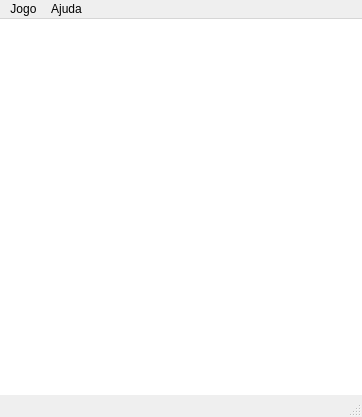
<?xml version="1.0" encoding="UTF-8"?>
<ui version="4.0">
 <class>DotsAndBoxes</class>
 <widget class="QMainWindow" name="DotsAndBoxes">
  <property name="geometry">
   <rect>
    <x>0</x>
    <y>0</y>
    <width>362</width>
    <height>417</height>
   </rect>
  </property>
  <property name="windowTitle">
   <string>DotsAndBoxes</string>
  </property>
  <widget class="QWidget" name="centralWidget">
   <property name="styleSheet">
    <string notr="true">background-color: white;</string>
   </property>
   <layout class="QVBoxLayout" name="verticalLayout">
    <property name="spacing">
     <number>0</number>
    </property>
    <property name="leftMargin">
     <number>15</number>
    </property>
    <property name="topMargin">
     <number>15</number>
    </property>
    <property name="rightMargin">
     <number>15</number>
    </property>
    <property name="bottomMargin">
     <number>15</number>
    </property>
    <item>
     <layout class="QHBoxLayout" name="line0">
      <property name="spacing">
       <number>0</number>
      </property>
      <item>
       <widget class="QLabel" name="dot00">
        <property name="minimumSize">
         <size>
          <width>15</width>
          <height>15</height>
         </size>
        </property>
        <property name="maximumSize">
         <size>
          <width>15</width>
          <height>15</height>
         </size>
        </property>
        <property name="text">
         <string/>
        </property>
        <property name="pixmap">
         <pixmap resource="DotsAndBoxes.qrc">:/dot</pixmap>
        </property>
        <property name="scaledContents">
         <bool>true</bool>
        </property>
       </widget>
      </item>
      <item>
       <widget class="LineButton" name="line00">
        <property name="minimumSize">
         <size>
          <width>90</width>
          <height>15</height>
         </size>
        </property>
        <property name="maximumSize">
         <size>
          <width>90</width>
          <height>15</height>
         </size>
        </property>
        <property name="text">
         <string/>
        </property>
        <property name="flat">
         <bool>true</bool>
        </property>
        <property name="mode" stdset="0">
         <number>1</number>
        </property>
       </widget>
      </item>
      <item>
       <widget class="QLabel" name="dot01">
        <property name="minimumSize">
         <size>
          <width>15</width>
          <height>15</height>
         </size>
        </property>
        <property name="maximumSize">
         <size>
          <width>15</width>
          <height>15</height>
         </size>
        </property>
        <property name="text">
         <string/>
        </property>
        <property name="pixmap">
         <pixmap resource="DotsAndBoxes.qrc">:/dot</pixmap>
        </property>
        <property name="scaledContents">
         <bool>true</bool>
        </property>
       </widget>
      </item>
      <item>
       <widget class="LineButton" name="line01">
        <property name="minimumSize">
         <size>
          <width>90</width>
          <height>15</height>
         </size>
        </property>
        <property name="maximumSize">
         <size>
          <width>90</width>
          <height>15</height>
         </size>
        </property>
        <property name="text">
         <string/>
        </property>
        <property name="flat">
         <bool>true</bool>
        </property>
        <property name="mode" stdset="0">
         <number>1</number>
        </property>
       </widget>
      </item>
      <item>
       <widget class="QLabel" name="dot02">
        <property name="minimumSize">
         <size>
          <width>15</width>
          <height>15</height>
         </size>
        </property>
        <property name="maximumSize">
         <size>
          <width>15</width>
          <height>15</height>
         </size>
        </property>
        <property name="text">
         <string/>
        </property>
        <property name="pixmap">
         <pixmap resource="DotsAndBoxes.qrc">:/dot</pixmap>
        </property>
        <property name="scaledContents">
         <bool>true</bool>
        </property>
       </widget>
      </item>
      <item>
       <widget class="LineButton" name="line02">
        <property name="minimumSize">
         <size>
          <width>90</width>
          <height>15</height>
         </size>
        </property>
        <property name="maximumSize">
         <size>
          <width>90</width>
          <height>15</height>
         </size>
        </property>
        <property name="text">
         <string/>
        </property>
        <property name="flat">
         <bool>true</bool>
        </property>
        <property name="mode" stdset="0">
         <number>1</number>
        </property>
       </widget>
      </item>
      <item>
       <widget class="QLabel" name="dot03">
        <property name="minimumSize">
         <size>
          <width>15</width>
          <height>15</height>
         </size>
        </property>
        <property name="maximumSize">
         <size>
          <width>15</width>
          <height>15</height>
         </size>
        </property>
        <property name="text">
         <string/>
        </property>
        <property name="pixmap">
         <pixmap resource="DotsAndBoxes.qrc">:/dot</pixmap>
        </property>
        <property name="scaledContents">
         <bool>true</bool>
        </property>
       </widget>
      </item>
     </layout>
    </item>
    <item>
     <layout class="QHBoxLayout" name="line1">
      <property name="spacing">
       <number>0</number>
      </property>
      <item>
       <widget class="LineButton" name="line10">
        <property name="minimumSize">
         <size>
          <width>15</width>
          <height>90</height>
         </size>
        </property>
        <property name="maximumSize">
         <size>
          <width>15</width>
          <height>90</height>
         </size>
        </property>
        <property name="text">
         <string/>
        </property>
        <property name="iconSize">
         <size>
          <width>500</width>
          <height>15</height>
         </size>
        </property>
        <property name="flat">
         <bool>true</bool>
        </property>
        <property name="mode" stdset="0">
         <number>2</number>
        </property>
       </widget>
      </item>
      <item>
       <widget class="BoxLabel" name="box11">
        <property name="minimumSize">
         <size>
          <width>90</width>
          <height>90</height>
         </size>
        </property>
        <property name="maximumSize">
         <size>
          <width>90</width>
          <height>90</height>
         </size>
        </property>
        <property name="font">
         <font>
          <pointsize>18</pointsize>
          <weight>75</weight>
          <bold>true</bold>
         </font>
        </property>
        <property name="text">
         <string/>
        </property>
        <property name="alignment">
         <set>Qt::AlignCenter</set>
        </property>
       </widget>
      </item>
      <item>
       <widget class="LineButton" name="line11">
        <property name="minimumSize">
         <size>
          <width>15</width>
          <height>90</height>
         </size>
        </property>
        <property name="maximumSize">
         <size>
          <width>15</width>
          <height>90</height>
         </size>
        </property>
        <property name="text">
         <string/>
        </property>
        <property name="iconSize">
         <size>
          <width>500</width>
          <height>15</height>
         </size>
        </property>
        <property name="flat">
         <bool>true</bool>
        </property>
        <property name="mode" stdset="0">
         <number>2</number>
        </property>
       </widget>
      </item>
      <item>
       <widget class="BoxLabel" name="box12">
        <property name="minimumSize">
         <size>
          <width>90</width>
          <height>90</height>
         </size>
        </property>
        <property name="maximumSize">
         <size>
          <width>90</width>
          <height>90</height>
         </size>
        </property>
        <property name="font">
         <font>
          <pointsize>18</pointsize>
          <weight>75</weight>
          <bold>true</bold>
         </font>
        </property>
        <property name="text">
         <string/>
        </property>
        <property name="alignment">
         <set>Qt::AlignCenter</set>
        </property>
       </widget>
      </item>
      <item>
       <widget class="LineButton" name="line12">
        <property name="minimumSize">
         <size>
          <width>15</width>
          <height>90</height>
         </size>
        </property>
        <property name="maximumSize">
         <size>
          <width>15</width>
          <height>90</height>
         </size>
        </property>
        <property name="text">
         <string/>
        </property>
        <property name="iconSize">
         <size>
          <width>500</width>
          <height>15</height>
         </size>
        </property>
        <property name="flat">
         <bool>true</bool>
        </property>
        <property name="mode" stdset="0">
         <number>2</number>
        </property>
       </widget>
      </item>
      <item>
       <widget class="BoxLabel" name="box13">
        <property name="minimumSize">
         <size>
          <width>90</width>
          <height>90</height>
         </size>
        </property>
        <property name="maximumSize">
         <size>
          <width>90</width>
          <height>90</height>
         </size>
        </property>
        <property name="font">
         <font>
          <pointsize>18</pointsize>
          <weight>75</weight>
          <bold>true</bold>
         </font>
        </property>
        <property name="text">
         <string/>
        </property>
        <property name="alignment">
         <set>Qt::AlignCenter</set>
        </property>
       </widget>
      </item>
      <item>
       <widget class="LineButton" name="line13">
        <property name="minimumSize">
         <size>
          <width>15</width>
          <height>90</height>
         </size>
        </property>
        <property name="maximumSize">
         <size>
          <width>15</width>
          <height>90</height>
         </size>
        </property>
        <property name="text">
         <string/>
        </property>
        <property name="iconSize">
         <size>
          <width>500</width>
          <height>15</height>
         </size>
        </property>
        <property name="flat">
         <bool>true</bool>
        </property>
        <property name="mode" stdset="0">
         <number>2</number>
        </property>
       </widget>
      </item>
     </layout>
    </item>
    <item>
     <layout class="QHBoxLayout" name="line2">
      <property name="spacing">
       <number>0</number>
      </property>
      <item>
       <widget class="QLabel" name="dot20">
        <property name="minimumSize">
         <size>
          <width>15</width>
          <height>15</height>
         </size>
        </property>
        <property name="maximumSize">
         <size>
          <width>15</width>
          <height>15</height>
         </size>
        </property>
        <property name="text">
         <string/>
        </property>
        <property name="pixmap">
         <pixmap resource="DotsAndBoxes.qrc">:/dot</pixmap>
        </property>
        <property name="scaledContents">
         <bool>true</bool>
        </property>
       </widget>
      </item>
      <item>
       <widget class="LineButton" name="line20">
        <property name="minimumSize">
         <size>
          <width>90</width>
          <height>15</height>
         </size>
        </property>
        <property name="maximumSize">
         <size>
          <width>90</width>
          <height>15</height>
         </size>
        </property>
        <property name="text">
         <string/>
        </property>
        <property name="flat">
         <bool>true</bool>
        </property>
        <property name="mode" stdset="0">
         <number>1</number>
        </property>
       </widget>
      </item>
      <item>
       <widget class="QLabel" name="dot21">
        <property name="minimumSize">
         <size>
          <width>15</width>
          <height>15</height>
         </size>
        </property>
        <property name="maximumSize">
         <size>
          <width>15</width>
          <height>15</height>
         </size>
        </property>
        <property name="text">
         <string/>
        </property>
        <property name="pixmap">
         <pixmap resource="DotsAndBoxes.qrc">:/dot</pixmap>
        </property>
        <property name="scaledContents">
         <bool>true</bool>
        </property>
       </widget>
      </item>
      <item>
       <widget class="LineButton" name="line21">
        <property name="minimumSize">
         <size>
          <width>90</width>
          <height>15</height>
         </size>
        </property>
        <property name="maximumSize">
         <size>
          <width>90</width>
          <height>15</height>
         </size>
        </property>
        <property name="text">
         <string/>
        </property>
        <property name="flat">
         <bool>true</bool>
        </property>
        <property name="mode" stdset="0">
         <number>1</number>
        </property>
       </widget>
      </item>
      <item>
       <widget class="QLabel" name="dot22">
        <property name="minimumSize">
         <size>
          <width>15</width>
          <height>15</height>
         </size>
        </property>
        <property name="maximumSize">
         <size>
          <width>15</width>
          <height>15</height>
         </size>
        </property>
        <property name="text">
         <string/>
        </property>
        <property name="pixmap">
         <pixmap resource="DotsAndBoxes.qrc">:/dot</pixmap>
        </property>
        <property name="scaledContents">
         <bool>true</bool>
        </property>
       </widget>
      </item>
      <item>
       <widget class="LineButton" name="line22">
        <property name="minimumSize">
         <size>
          <width>90</width>
          <height>15</height>
         </size>
        </property>
        <property name="maximumSize">
         <size>
          <width>90</width>
          <height>15</height>
         </size>
        </property>
        <property name="text">
         <string/>
        </property>
        <property name="flat">
         <bool>true</bool>
        </property>
        <property name="mode" stdset="0">
         <number>1</number>
        </property>
       </widget>
      </item>
      <item>
       <widget class="QLabel" name="dot23">
        <property name="minimumSize">
         <size>
          <width>15</width>
          <height>15</height>
         </size>
        </property>
        <property name="maximumSize">
         <size>
          <width>15</width>
          <height>15</height>
         </size>
        </property>
        <property name="text">
         <string/>
        </property>
        <property name="pixmap">
         <pixmap resource="DotsAndBoxes.qrc">:/dot</pixmap>
        </property>
        <property name="scaledContents">
         <bool>true</bool>
        </property>
       </widget>
      </item>
     </layout>
    </item>
    <item>
     <layout class="QHBoxLayout" name="line3">
      <property name="spacing">
       <number>0</number>
      </property>
      <item>
       <widget class="LineButton" name="line30">
        <property name="minimumSize">
         <size>
          <width>15</width>
          <height>90</height>
         </size>
        </property>
        <property name="maximumSize">
         <size>
          <width>15</width>
          <height>90</height>
         </size>
        </property>
        <property name="text">
         <string/>
        </property>
        <property name="iconSize">
         <size>
          <width>500</width>
          <height>15</height>
         </size>
        </property>
        <property name="flat">
         <bool>true</bool>
        </property>
        <property name="mode" stdset="0">
         <number>2</number>
        </property>
       </widget>
      </item>
      <item>
       <widget class="BoxLabel" name="box31">
        <property name="minimumSize">
         <size>
          <width>90</width>
          <height>90</height>
         </size>
        </property>
        <property name="maximumSize">
         <size>
          <width>90</width>
          <height>90</height>
         </size>
        </property>
        <property name="font">
         <font>
          <pointsize>18</pointsize>
          <weight>75</weight>
          <bold>true</bold>
         </font>
        </property>
        <property name="text">
         <string/>
        </property>
        <property name="alignment">
         <set>Qt::AlignCenter</set>
        </property>
       </widget>
      </item>
      <item>
       <widget class="LineButton" name="line31">
        <property name="minimumSize">
         <size>
          <width>15</width>
          <height>90</height>
         </size>
        </property>
        <property name="maximumSize">
         <size>
          <width>15</width>
          <height>90</height>
         </size>
        </property>
        <property name="text">
         <string/>
        </property>
        <property name="iconSize">
         <size>
          <width>500</width>
          <height>15</height>
         </size>
        </property>
        <property name="flat">
         <bool>true</bool>
        </property>
        <property name="mode" stdset="0">
         <number>2</number>
        </property>
       </widget>
      </item>
      <item>
       <widget class="BoxLabel" name="box32">
        <property name="minimumSize">
         <size>
          <width>90</width>
          <height>90</height>
         </size>
        </property>
        <property name="maximumSize">
         <size>
          <width>90</width>
          <height>90</height>
         </size>
        </property>
        <property name="font">
         <font>
          <pointsize>18</pointsize>
          <weight>75</weight>
          <bold>true</bold>
         </font>
        </property>
        <property name="text">
         <string/>
        </property>
        <property name="alignment">
         <set>Qt::AlignCenter</set>
        </property>
       </widget>
      </item>
      <item>
       <widget class="LineButton" name="line32">
        <property name="minimumSize">
         <size>
          <width>15</width>
          <height>90</height>
         </size>
        </property>
        <property name="maximumSize">
         <size>
          <width>15</width>
          <height>90</height>
         </size>
        </property>
        <property name="text">
         <string/>
        </property>
        <property name="iconSize">
         <size>
          <width>500</width>
          <height>15</height>
         </size>
        </property>
        <property name="flat">
         <bool>true</bool>
        </property>
        <property name="mode" stdset="0">
         <number>2</number>
        </property>
       </widget>
      </item>
      <item>
       <widget class="BoxLabel" name="box33">
        <property name="minimumSize">
         <size>
          <width>90</width>
          <height>90</height>
         </size>
        </property>
        <property name="maximumSize">
         <size>
          <width>90</width>
          <height>90</height>
         </size>
        </property>
        <property name="font">
         <font>
          <pointsize>18</pointsize>
          <weight>75</weight>
          <bold>true</bold>
         </font>
        </property>
        <property name="text">
         <string/>
        </property>
        <property name="alignment">
         <set>Qt::AlignCenter</set>
        </property>
       </widget>
      </item>
      <item>
       <widget class="LineButton" name="line33">
        <property name="minimumSize">
         <size>
          <width>15</width>
          <height>90</height>
         </size>
        </property>
        <property name="maximumSize">
         <size>
          <width>15</width>
          <height>90</height>
         </size>
        </property>
        <property name="text">
         <string/>
        </property>
        <property name="iconSize">
         <size>
          <width>500</width>
          <height>15</height>
         </size>
        </property>
        <property name="flat">
         <bool>true</bool>
        </property>
        <property name="mode" stdset="0">
         <number>2</number>
        </property>
       </widget>
      </item>
     </layout>
    </item>
    <item>
     <layout class="QHBoxLayout" name="line4">
      <property name="spacing">
       <number>0</number>
      </property>
      <item>
       <widget class="QLabel" name="dot40">
        <property name="minimumSize">
         <size>
          <width>15</width>
          <height>15</height>
         </size>
        </property>
        <property name="maximumSize">
         <size>
          <width>15</width>
          <height>15</height>
         </size>
        </property>
        <property name="text">
         <string/>
        </property>
        <property name="pixmap">
         <pixmap resource="DotsAndBoxes.qrc">:/dot</pixmap>
        </property>
        <property name="scaledContents">
         <bool>true</bool>
        </property>
       </widget>
      </item>
      <item>
       <widget class="LineButton" name="line40">
        <property name="minimumSize">
         <size>
          <width>90</width>
          <height>15</height>
         </size>
        </property>
        <property name="maximumSize">
         <size>
          <width>90</width>
          <height>15</height>
         </size>
        </property>
        <property name="text">
         <string/>
        </property>
        <property name="flat">
         <bool>true</bool>
        </property>
        <property name="mode" stdset="0">
         <number>1</number>
        </property>
       </widget>
      </item>
      <item>
       <widget class="QLabel" name="dot41">
        <property name="minimumSize">
         <size>
          <width>15</width>
          <height>15</height>
         </size>
        </property>
        <property name="maximumSize">
         <size>
          <width>15</width>
          <height>15</height>
         </size>
        </property>
        <property name="text">
         <string/>
        </property>
        <property name="pixmap">
         <pixmap resource="DotsAndBoxes.qrc">:/dot</pixmap>
        </property>
        <property name="scaledContents">
         <bool>true</bool>
        </property>
       </widget>
      </item>
      <item>
       <widget class="LineButton" name="line41">
        <property name="minimumSize">
         <size>
          <width>90</width>
          <height>15</height>
         </size>
        </property>
        <property name="maximumSize">
         <size>
          <width>90</width>
          <height>15</height>
         </size>
        </property>
        <property name="text">
         <string/>
        </property>
        <property name="flat">
         <bool>true</bool>
        </property>
        <property name="mode" stdset="0">
         <number>1</number>
        </property>
       </widget>
      </item>
      <item>
       <widget class="QLabel" name="dot42">
        <property name="minimumSize">
         <size>
          <width>15</width>
          <height>15</height>
         </size>
        </property>
        <property name="maximumSize">
         <size>
          <width>15</width>
          <height>15</height>
         </size>
        </property>
        <property name="text">
         <string/>
        </property>
        <property name="pixmap">
         <pixmap resource="DotsAndBoxes.qrc">:/dot</pixmap>
        </property>
        <property name="scaledContents">
         <bool>true</bool>
        </property>
       </widget>
      </item>
      <item>
       <widget class="LineButton" name="line42">
        <property name="minimumSize">
         <size>
          <width>90</width>
          <height>15</height>
         </size>
        </property>
        <property name="maximumSize">
         <size>
          <width>90</width>
          <height>15</height>
         </size>
        </property>
        <property name="text">
         <string/>
        </property>
        <property name="flat">
         <bool>true</bool>
        </property>
        <property name="mode" stdset="0">
         <number>1</number>
        </property>
       </widget>
      </item>
      <item>
       <widget class="QLabel" name="dot43">
        <property name="minimumSize">
         <size>
          <width>15</width>
          <height>15</height>
         </size>
        </property>
        <property name="maximumSize">
         <size>
          <width>15</width>
          <height>15</height>
         </size>
        </property>
        <property name="text">
         <string/>
        </property>
        <property name="pixmap">
         <pixmap resource="DotsAndBoxes.qrc">:/dot</pixmap>
        </property>
        <property name="scaledContents">
         <bool>true</bool>
        </property>
       </widget>
      </item>
     </layout>
    </item>
    <item>
     <layout class="QHBoxLayout" name="line5">
      <property name="spacing">
       <number>0</number>
      </property>
      <item>
       <widget class="LineButton" name="line50">
        <property name="minimumSize">
         <size>
          <width>15</width>
          <height>90</height>
         </size>
        </property>
        <property name="maximumSize">
         <size>
          <width>15</width>
          <height>90</height>
         </size>
        </property>
        <property name="text">
         <string/>
        </property>
        <property name="iconSize">
         <size>
          <width>500</width>
          <height>15</height>
         </size>
        </property>
        <property name="flat">
         <bool>true</bool>
        </property>
        <property name="mode" stdset="0">
         <number>2</number>
        </property>
       </widget>
      </item>
      <item>
       <widget class="BoxLabel" name="box51">
        <property name="minimumSize">
         <size>
          <width>90</width>
          <height>90</height>
         </size>
        </property>
        <property name="maximumSize">
         <size>
          <width>90</width>
          <height>90</height>
         </size>
        </property>
        <property name="font">
         <font>
          <pointsize>18</pointsize>
          <weight>75</weight>
          <bold>true</bold>
         </font>
        </property>
        <property name="text">
         <string/>
        </property>
        <property name="alignment">
         <set>Qt::AlignCenter</set>
        </property>
       </widget>
      </item>
      <item>
       <widget class="LineButton" name="line51">
        <property name="minimumSize">
         <size>
          <width>15</width>
          <height>90</height>
         </size>
        </property>
        <property name="maximumSize">
         <size>
          <width>15</width>
          <height>90</height>
         </size>
        </property>
        <property name="text">
         <string/>
        </property>
        <property name="iconSize">
         <size>
          <width>500</width>
          <height>15</height>
         </size>
        </property>
        <property name="flat">
         <bool>true</bool>
        </property>
        <property name="mode" stdset="0">
         <number>2</number>
        </property>
       </widget>
      </item>
      <item>
       <widget class="BoxLabel" name="box52">
        <property name="minimumSize">
         <size>
          <width>90</width>
          <height>90</height>
         </size>
        </property>
        <property name="maximumSize">
         <size>
          <width>90</width>
          <height>90</height>
         </size>
        </property>
        <property name="font">
         <font>
          <pointsize>18</pointsize>
          <weight>75</weight>
          <bold>true</bold>
         </font>
        </property>
        <property name="text">
         <string/>
        </property>
        <property name="alignment">
         <set>Qt::AlignCenter</set>
        </property>
       </widget>
      </item>
      <item>
       <widget class="LineButton" name="line52">
        <property name="minimumSize">
         <size>
          <width>15</width>
          <height>90</height>
         </size>
        </property>
        <property name="maximumSize">
         <size>
          <width>15</width>
          <height>90</height>
         </size>
        </property>
        <property name="text">
         <string/>
        </property>
        <property name="iconSize">
         <size>
          <width>500</width>
          <height>15</height>
         </size>
        </property>
        <property name="flat">
         <bool>true</bool>
        </property>
        <property name="mode" stdset="0">
         <number>2</number>
        </property>
       </widget>
      </item>
      <item>
       <widget class="BoxLabel" name="box53">
        <property name="minimumSize">
         <size>
          <width>90</width>
          <height>90</height>
         </size>
        </property>
        <property name="maximumSize">
         <size>
          <width>90</width>
          <height>90</height>
         </size>
        </property>
        <property name="font">
         <font>
          <pointsize>18</pointsize>
          <weight>75</weight>
          <bold>true</bold>
         </font>
        </property>
        <property name="text">
         <string/>
        </property>
        <property name="alignment">
         <set>Qt::AlignCenter</set>
        </property>
       </widget>
      </item>
      <item>
       <widget class="LineButton" name="line53">
        <property name="minimumSize">
         <size>
          <width>15</width>
          <height>90</height>
         </size>
        </property>
        <property name="maximumSize">
         <size>
          <width>15</width>
          <height>90</height>
         </size>
        </property>
        <property name="text">
         <string/>
        </property>
        <property name="iconSize">
         <size>
          <width>500</width>
          <height>15</height>
         </size>
        </property>
        <property name="flat">
         <bool>true</bool>
        </property>
        <property name="mode" stdset="0">
         <number>2</number>
        </property>
       </widget>
      </item>
     </layout>
    </item>
    <item>
     <layout class="QHBoxLayout" name="line6">
      <property name="spacing">
       <number>0</number>
      </property>
      <item>
       <widget class="QLabel" name="dot60">
        <property name="minimumSize">
         <size>
          <width>15</width>
          <height>15</height>
         </size>
        </property>
        <property name="maximumSize">
         <size>
          <width>15</width>
          <height>15</height>
         </size>
        </property>
        <property name="text">
         <string/>
        </property>
        <property name="pixmap">
         <pixmap resource="DotsAndBoxes.qrc">:/dot</pixmap>
        </property>
        <property name="scaledContents">
         <bool>true</bool>
        </property>
       </widget>
      </item>
      <item>
       <widget class="LineButton" name="line60">
        <property name="minimumSize">
         <size>
          <width>90</width>
          <height>15</height>
         </size>
        </property>
        <property name="maximumSize">
         <size>
          <width>90</width>
          <height>15</height>
         </size>
        </property>
        <property name="text">
         <string/>
        </property>
        <property name="flat">
         <bool>true</bool>
        </property>
        <property name="mode" stdset="0">
         <number>1</number>
        </property>
       </widget>
      </item>
      <item>
       <widget class="QLabel" name="dot61">
        <property name="minimumSize">
         <size>
          <width>15</width>
          <height>15</height>
         </size>
        </property>
        <property name="maximumSize">
         <size>
          <width>15</width>
          <height>15</height>
         </size>
        </property>
        <property name="text">
         <string/>
        </property>
        <property name="pixmap">
         <pixmap resource="DotsAndBoxes.qrc">:/dot</pixmap>
        </property>
        <property name="scaledContents">
         <bool>true</bool>
        </property>
       </widget>
      </item>
      <item>
       <widget class="LineButton" name="line61">
        <property name="minimumSize">
         <size>
          <width>90</width>
          <height>15</height>
         </size>
        </property>
        <property name="maximumSize">
         <size>
          <width>90</width>
          <height>15</height>
         </size>
        </property>
        <property name="text">
         <string/>
        </property>
        <property name="flat">
         <bool>true</bool>
        </property>
        <property name="mode" stdset="0">
         <number>1</number>
        </property>
       </widget>
      </item>
      <item>
       <widget class="QLabel" name="dot62">
        <property name="minimumSize">
         <size>
          <width>15</width>
          <height>15</height>
         </size>
        </property>
        <property name="maximumSize">
         <size>
          <width>15</width>
          <height>15</height>
         </size>
        </property>
        <property name="text">
         <string/>
        </property>
        <property name="pixmap">
         <pixmap resource="DotsAndBoxes.qrc">:/dot</pixmap>
        </property>
        <property name="scaledContents">
         <bool>true</bool>
        </property>
       </widget>
      </item>
      <item>
       <widget class="LineButton" name="line62">
        <property name="minimumSize">
         <size>
          <width>90</width>
          <height>15</height>
         </size>
        </property>
        <property name="maximumSize">
         <size>
          <width>90</width>
          <height>15</height>
         </size>
        </property>
        <property name="text">
         <string/>
        </property>
        <property name="flat">
         <bool>true</bool>
        </property>
        <property name="mode" stdset="0">
         <number>1</number>
        </property>
       </widget>
      </item>
      <item>
       <widget class="QLabel" name="dot63">
        <property name="minimumSize">
         <size>
          <width>15</width>
          <height>15</height>
         </size>
        </property>
        <property name="maximumSize">
         <size>
          <width>15</width>
          <height>15</height>
         </size>
        </property>
        <property name="text">
         <string/>
        </property>
        <property name="pixmap">
         <pixmap resource="DotsAndBoxes.qrc">:/dot</pixmap>
        </property>
        <property name="scaledContents">
         <bool>true</bool>
        </property>
       </widget>
      </item>
     </layout>
    </item>
   </layout>
  </widget>
  <widget class="QStatusBar" name="statusBar"/>
  <widget class="QMenuBar" name="menuBar">
   <property name="geometry">
    <rect>
     <x>0</x>
     <y>0</y>
     <width>362</width>
     <height>22</height>
    </rect>
   </property>
   <widget class="QMenu" name="menuJogo">
    <property name="title">
     <string>Jogo</string>
    </property>
    <addaction name="actionNew"/>
    <addaction name="actionExit"/>
   </widget>
   <widget class="QMenu" name="menuAjuda">
    <property name="title">
     <string>Ajuda</string>
    </property>
    <addaction name="actionSobre"/>
   </widget>
   <addaction name="menuJogo"/>
   <addaction name="menuAjuda"/>
  </widget>
  <action name="actionNew">
   <property name="text">
    <string>Novo</string>
   </property>
  </action>
  <action name="actionExit">
   <property name="text">
    <string>Sair</string>
   </property>
  </action>
  <action name="actionSobre">
   <property name="text">
    <string>Sobre</string>
   </property>
  </action>
 </widget>
 <layoutdefault spacing="6" margin="11"/>
 <customwidgets>
  <customwidget>
   <class>LineButton</class>
   <extends>QPushButton</extends>
   <header location="global">LineButton.h</header>
  </customwidget>
  <customwidget>
   <class>BoxLabel</class>
   <extends>QLabel</extends>
   <header location="global">BoxLabel.h</header>
  </customwidget>
 </customwidgets>
 <resources>
  <include location="DotsAndBoxes.qrc"/>
 </resources>
 <connections/>
</ui>
